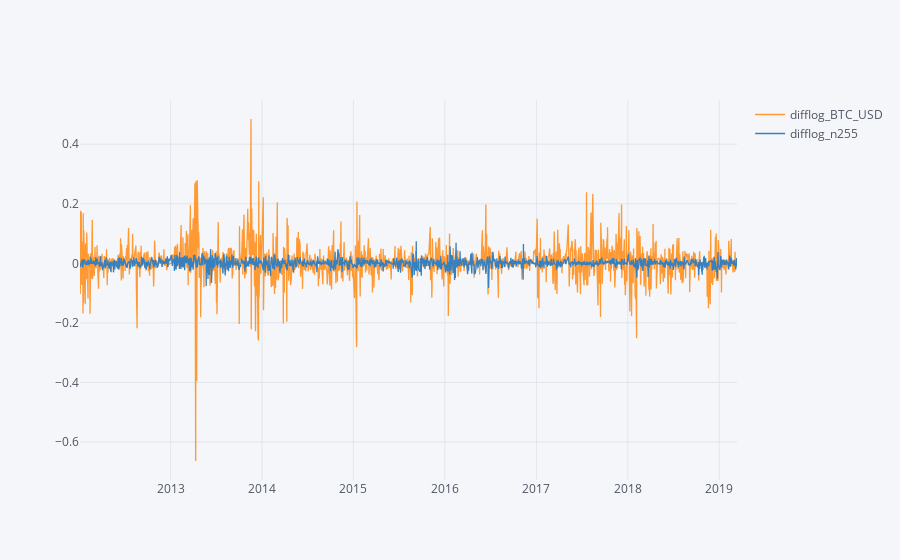

Here is the notebook cell this chart was saved with:
### Markdown cell above
# BTC_USDの変化率と日経平均株価の変化率を重ねる

### Code cell
pd.DataFrame({
    "difflog_BTC_USD": difflog_n255_btc["close_btc"],
    "difflog_n255": difflog_n255_btc["close_n255"],
}).iplot()

### Figure 1 — Plotly figure (JSON) as saved in the notebook; plotly's stock layout.template omitted (floating-point values rounded to 4 significant figures; data arrays with more than 128 entries replaced by an {"elided": "..."} marker saying what was removed)
{"data": [{"line": {"color": "rgba(255, 153, 51, 1.0)", "dash": "solid", "shape": "linear", "width": 1.3}, "mode": "lines", "name": "difflog_BTC_USD", "text": "", "type": "scatter", "uid": "1f55b8c0-eaf2-4df8-9b7e-f5d11ec48a80", "x": {"elided": "1762 str values"}, "y": {"elided": "1762 float values"}}, {"line": {"color": "rgba(55, 128, 191, 1.0)", "dash": "solid", "shape": "linear", "width": 1.3}, "mode": "lines", "name": "difflog_n255", "text": "", "type": "scatter", "uid": "ee1e16d7-6239-44c2-a218-7c1575844e4f", "x": {"elided": "1762 str values"}, "y": {"elided": "1762 float values"}}], "layout": {"autosize": true, "legend": {"bgcolor": "#F5F6F9", "font": {"color": "#4D5663"}}, "paper_bgcolor": "#F5F6F9", "plot_bgcolor": "#F5F6F9", "title": {"font": {"color": "#4D5663"}}, "xaxis": {"autorange": true, "gridcolor": "#E1E5ED", "range": ["2012-01-05", "2019-03-13"], "showgrid": true, "tickfont": {"color": "#4D5663"}, "title": {"font": {"color": "#4D5663"}, "text": ""}, "type": "date", "zerolinecolor": "#E1E5ED"}, "yaxis": {"autorange": true, "gridcolor": "#E1E5ED", "range": [-0.7278, 0.5486], "showgrid": true, "tickfont": {"color": "#4D5663"}, "title": {"font": {"color": "#4D5663"}, "text": ""}, "type": "linear", "zerolinecolor": "#E1E5ED"}}}
